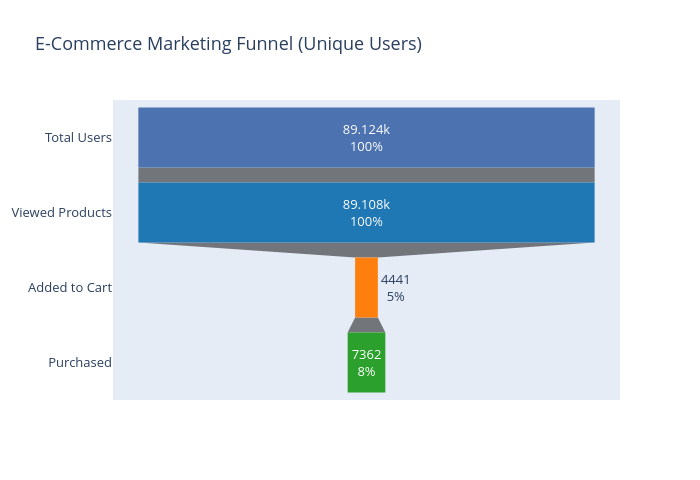

Notebook cell for this chart:
### Code cell
fig = go.Figure(go.Funnel(
    y = ['Total Users', 'Viewed Products', 'Added to Cart', 'Purchased'],
    x = [total_users, users_viewed, users_carted, users_purchased],
    textinfo = "value+percent initial",
    marker_color = ['#4C72B0', '#1f77b4', '#ff7f0e', '#2ca02c'],
    textfont = dict(size=13)
))
fig.update_layout(
    title='E-Commerce Marketing Funnel (Unique Users)',
    font=dict(size=13),
    width=700, height=480
)
fig.show()
fig.write_image('funnel_chart.png')
print("Funnel chart saved!")

### Figure 1 — Plotly figure (JSON) as saved in the notebook; plotly's stock layout.template omitted (floating-point values rounded to 4 significant figures)
{"data": [{"marker": {"color": ["#4C72B0", "#1f77b4", "#ff7f0e", "#2ca02c"]}, "textfont": {"size": 13}, "textinfo": "value+percent initial", "type": "funnel", "x": [89124, 89108, 4441, 7362], "y": ["Total Users", "Viewed Products", "Added to Cart", "Purchased"]}], "layout": {"font": {"size": 13}, "height": 480, "title": {"text": "E-Commerce Marketing Funnel (Unique Users)"}, "width": 700}}
